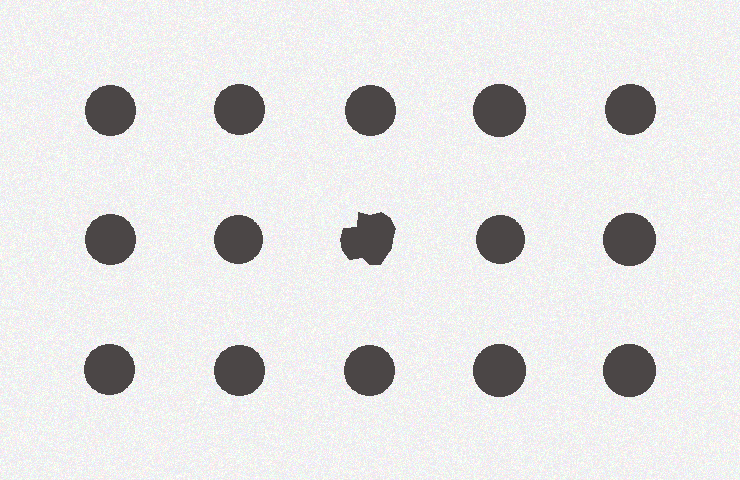
#> input picture vision/samples/abnormal_shape.png, 740 x 480 px; its folder holds only this picture in this run
$ python -i segment.py   (imports and definitions only)
#> lines starting #> are read from the running program, lines starting #| are printed output that depends on the picture; after the words box and inside, x2 and y2 are one past the last pixel; in counts of white or black regions, pixels touching at a corner belong together
"""Pure image segmentation: Otsu threshold + external contours -> a blob
list. No dependency on anything else in this repo -- this is the low-level
part of the pipeline most likely to be reused as-is in a real product.

Same method as the original vision/main.py service; factored out here so
there is one implementation instead of two drifting apart.
"""

from __future__ import annotations

import math

import cv2
import numpy as np

MIN_AREA_FRACTION = 5e-4

FLATTEN_MIN_RANGE = 25.0
"""Grey levels of background variation (5th-95th percentile of the
estimated background) before flattening kicks in. Below it the photo is
evenly lit and segment() behaves exactly as it did before flattening
existed -- so the fix for uneven light cannot cost anything on the photos
that were already measuring correctly."""

_BG_DOWNSCALE = 4


def estimate_background(gray: np.ndarray) -> np.ndarray:
    """The frame with the deposits removed: a median over a window several
    deposits wide. Deposits are a minority of any such window, so the
    median lands on background whichever polarity they are. Computed at
    1/4 scale -- lighting varies slowly, and a full-size median this wide
    is needlessly slow."""
    h, w = gray.shape
#> h = 480; w = 740
    small = cv2.resize(gray, (max(1, w // _BG_DOWNSCALE), max(1, h // _BG_DOWNSCALE)), interpolation=cv2.INTER_AREA)
    k = max(3, (min(small.shape) // 2) | 1)  # odd, about half the short side
#> k = 61
    bg_small = cv2.medianBlur(small, k)
    return cv2.resize(bg_small, (w, h), interpolation=cv2.INTER_LINEAR).astype(np.float32)


def flatten_illumination(gray: np.ndarray) -> tuple[np.ndarray, float]:
    """Subtracts slow lighting variation (a light off to one side, a broad
    glare patch) so one global threshold fits the whole frame again.
    Returns the corrected image and the background range that was found."""
    bg = estimate_background(gray)
    lo, hi = np.percentile(bg, [5, 95])
#> lo = 241; hi = 241
    bg_range = float(hi - lo)
#> bg_range = 0
    if bg_range < FLATTEN_MIN_RANGE:
        return gray, bg_range
    level = float(np.median(bg))
    flat = gray.astype(np.float32) - bg + level
    return np.clip(flat, 0, 255).astype(np.uint8), bg_range


def segment(gray: np.ndarray) -> np.ndarray:
    """Otsu threshold, oriented so deposits are foreground regardless of polarity."""
    gray, _ = flatten_illumination(gray)
    blurred = cv2.GaussianBlur(gray, (5, 5), 0)
    _, binary = cv2.threshold(blurred, 0, 255, cv2.THRESH_BINARY + cv2.THRESH_OTSU)
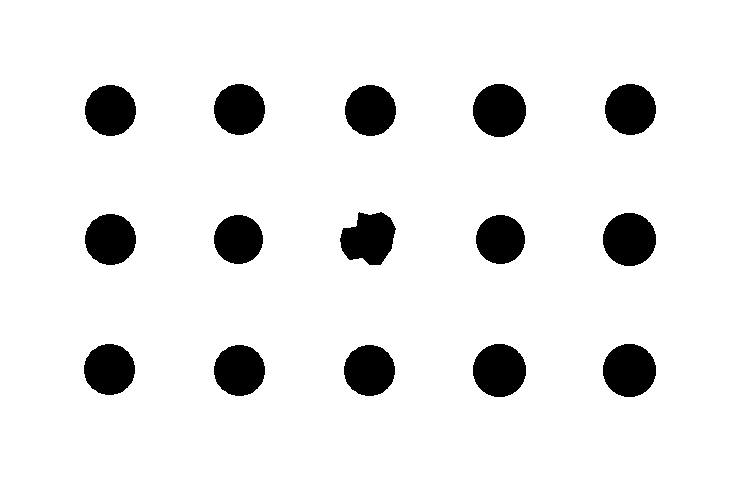
#> binary: shape (480, 740); 91.2% white; 15 black regions, largest, box (x1, y1, x2, y2) and area: (473, 84, 526, 137) 2217, (603, 213, 656, 266) 2216, (473, 344, 526, 397) 2216

    if np.count_nonzero(binary) > binary.size * 0.5:
        binary = cv2.bitwise_not(binary)

    kernel = cv2.getStructuringElement(cv2.MORPH_ELLIPSE, (5, 5))
    binary = cv2.morphologyEx(binary, cv2.MORPH_OPEN, kernel, iterations=1)
    return cv2.morphologyEx(binary, cv2.MORPH_CLOSE, kernel, iterations=1)


# [24 lines left out: function measure_blobs, not called in this run]


SUBSTRATE_SHARE = (0.15, 0.92)
"""How much of the frame a part lying on a darker surface plausibly covers."""
SUBSTRATE_EDGE_CONTACT = 0.25
"""At or above this share of the frame's edge pixels on the substrate, the
photo is framed on the part itself and there is no surround to mask."""


# [55 lines left out: functions mask_surround, segment_image, not called in this run]

>>> import cv2
>>> picture = cv2.imread('../samples/abnormal_shape.png', cv2.IMREAD_GRAYSCALE)
>>> result = segment(picture)

$ run again, on vision/samples/bridging_dots.png
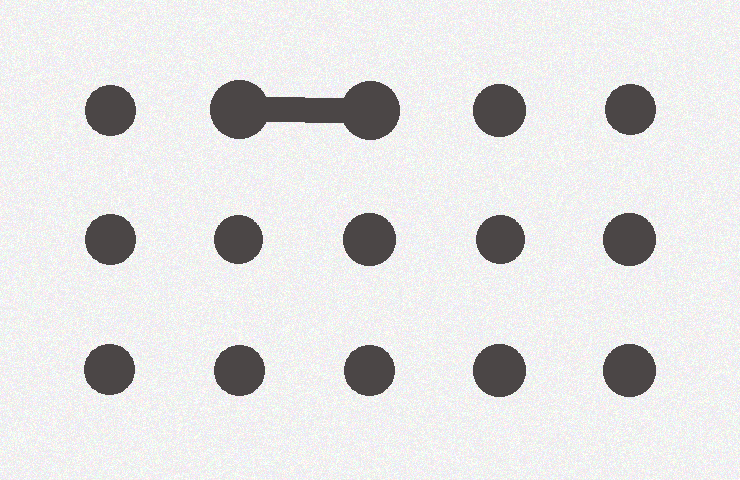
#> input picture vision/samples/bridging_dots.png, 740 x 480 px
#> in estimate_background, `small = cv2.resize(gray, (max(1, w // _BG_DOWNSCALE), max(1, h // _BG_..`:
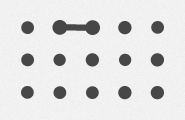
#> small: shape (120, 185); min 71, max 248, mean 224.5
#> lo = 240; hi = 241
#> bg_range = 1
#> in segment, `_, binary = cv2.threshold(blurred, 0, 255, cv2.THRESH_BINARY + cv2.THR..`:
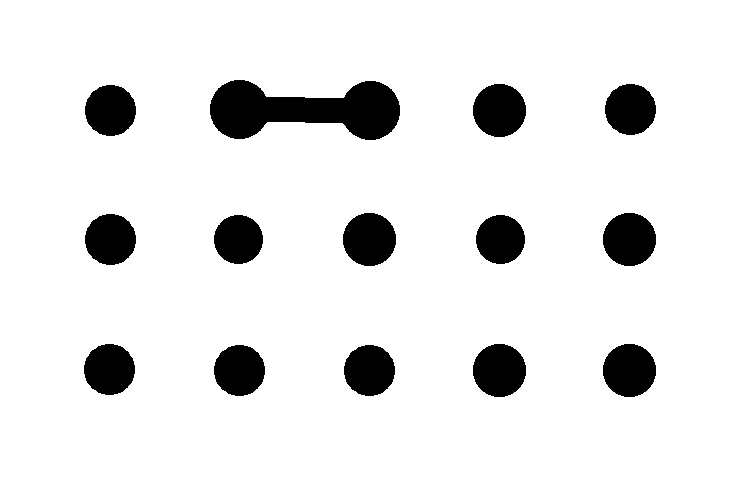
#> binary: shape (480, 740); 90.3% white; 14 black regions, largest, box (x1, y1, x2, y2) and area: (210, 80, 400, 140) 7323, (473, 84, 526, 137) 2217, (343, 213, 396, 266) 2217
